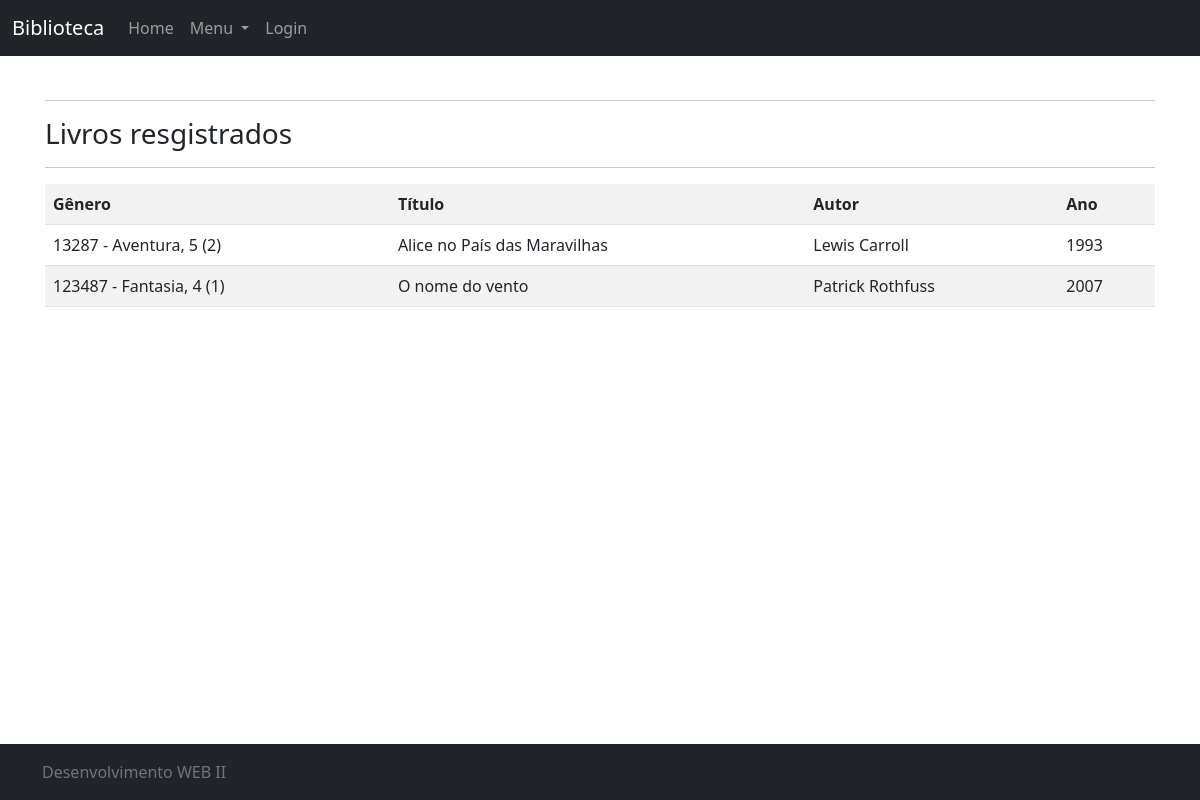
Page /listar/livro/ on the earlier database version.
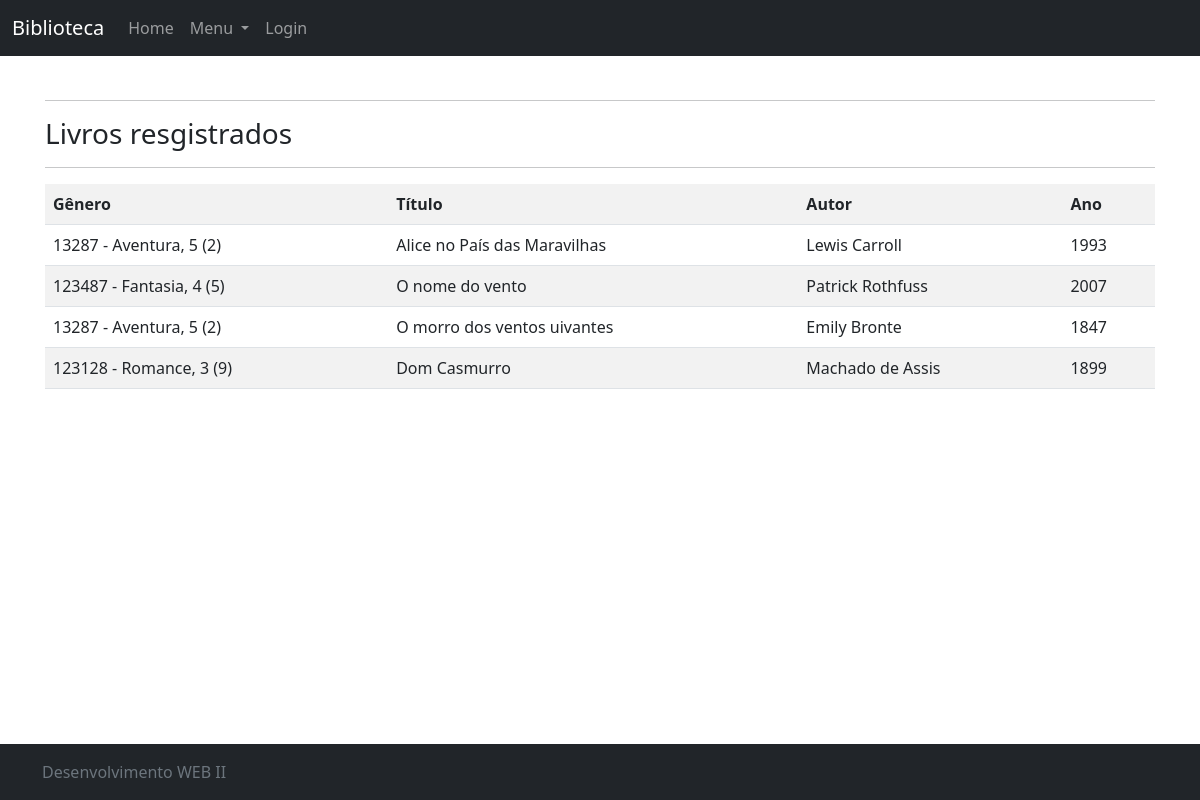
Same page on the later database version.
### Cadastro/models.py (models this page shows, shortened)
class Livro(models.Model):
    local = models.ForeignKey(Local, on_delete=models.PROTECT)
    titulo = models.CharField(max_length=80, verbose_name="Título")
    autor = models.CharField(max_length=50)
    ano = models.IntegerField()

class Local(models.Model):
    codigo = models.CharField(max_length=6, primary_key=True, verbose_name="Código")
    descricao = models.CharField(max_length=50, verbose_name="Gênero")
    corredor = models.IntegerField()
    estante = models.IntegerField()
    def __str__(self):
        return "{} - {}, {} ({})".format(self.codigo, self.descricao, self.corredor, self.estante)

### Cadastro/views.py (the view)
# urls.py: path('listar/livro/', LivroList.as_view(), name='listar-livro'),
class LivroList(ListView):
    login_url = reverse_lazy('login')
    model = Livro
    template_name = 'Cadastro/listaLivro.html'

### Cadastro/templates/Cadastro/listaLivro.html (shortened to what this page needs)
{% extends 'Pages/modelo.html' %}
{% load static %}
{% block conteudo %}
    <hr>
    <h3>Livros resgistrados</h3>
    <hr>
    <div class="table table-reponsive">
        <table class="table table-striped">
            <tr>
                <th>Gênero</th>
                <th>Título</th>
                <th>Autor</th>
                <th>Ano</th>
            </tr>
            {% for livro in object_list %}
            <tr>
                <td>{{ livro.local }}</td>
                <td>{{ livro.titulo }}</td>
                <td>{{ livro.autor }}</td>
                <td>{{ livro.ano }}</td>
            </tr>
            {% empty %}
            <tr>
                <td colspan="3">Nenhum livro cadastrado</td>
            </tr>
            {% endfor %}
        </table>
    </div>
{% endblock %}

Differences in the rows shown:
changed through a linked row, Livro "O nome do vento": local "123487 - Fantasia, 4 (1)" → "123487 - Fantasia, 4 (5)"
added Livro: local "13287 - Aventura, 5 (2)", titulo "O morro dos ventos uivantes", autor "Emily Bronte", ano "1847"
added Livro: local "123128 - Romance, 3 (9)", titulo "Dom Casmurro", autor "Machado de Assis", ano "1899"
